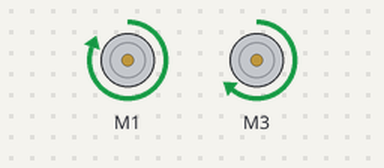
This sketch was run on a simulated Arduino Uno, built with avr-gcc and run on an emulated ATmega328P. Parts: 2 × DC motor (green arrow = forward, orange = backward, longer = faster).

Above: at 15.0 s.
At 32.5 s:
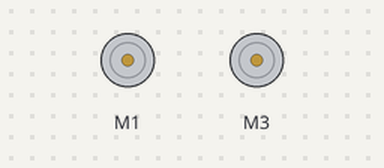
Timing chart, 0 to 45.5 s (numbered marks = the images above):
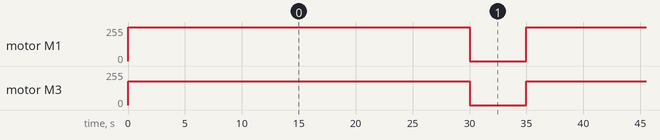

The sketch:

circle.ino
```cpp
  //this is the code for the car going round in circles
#include <AFMotor.h>
AF_DCMotor drive(1);
AF_DCMotor steer(3);
void setup() {
  Serial.begin(9600);
  drive.setSpeed(255);
  steer.setSpeed(180);
}

void loop() {
  drive.run(FORWARD);
  steer.run(FORWARD);
  delay(30000);
  steer.run(RELEASE);
  drive.run(RELEASE);
  delay(5000);

}
```

Measured:
- by itself, motor M1: alternates forward 255/255 for 30.0 s and stopped for 5.0 s
- by itself, motor M3: alternates forward 180/255 for 30.0 s and stopped for 5.0 s
